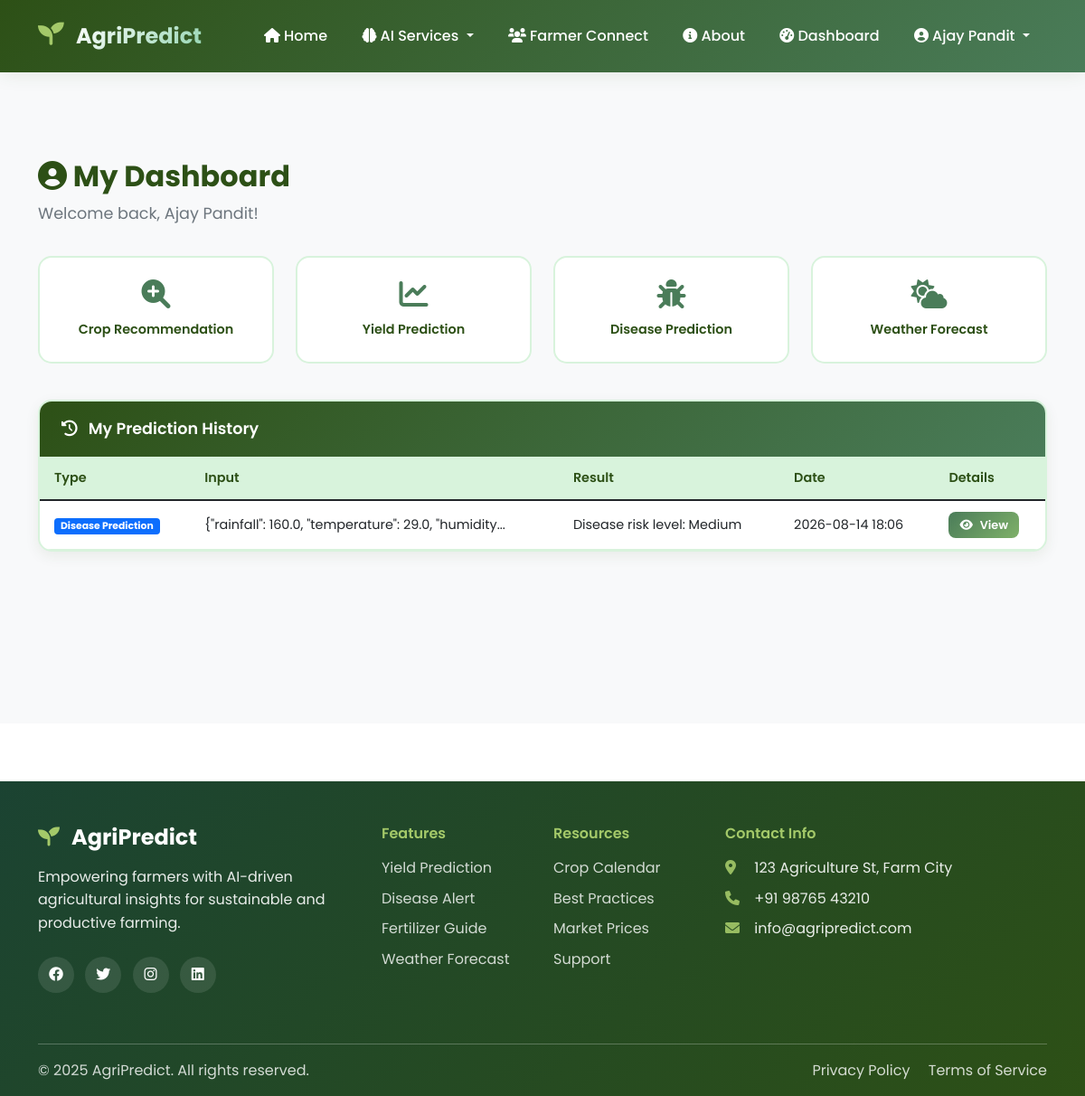
Page /user-dashboard (signed in) on the committed database.
### tables this page shows
CREATE TABLE predictions_history (
            id INTEGER PRIMARY KEY AUTOINCREMENT,
            user_id INTEGER NOT NULL,
            prediction_type TEXT NOT NULL,
            input_data TEXT NOT NULL,
            result TEXT NOT NULL,
            created_at TIMESTAMP DEFAULT CURRENT_TIMESTAMP,
            FOREIGN KEY (user_id) REFERENCES users(id)
        );

### app.py (the view)
@app.route('/user-dashboard')
@role_required('user')
def user_dashboard_view():
    uid = session['user_id']
    predictions = get_user_predictions(uid)
    return render_template('user_dashboard.html', predictions=predictions)

### app.py (called while the page is built)
def role_required(*roles):
    def decorator(f):
        @wraps(f)
        def decorated_function(*args, **kwargs):
            if 'user_id' not in session:
                flash('Please login to access this page.', 'danger')
                return redirect(url_for('login'))
            if session.get('role') not in roles:
                flash('You do not have permission to access this page.', 'danger')
                return redirect(url_for('index'))
            return f(*args, **kwargs)
        return decorated_function
    return decorator

### database.py (called while the page is built)
def get_db():
    db = sqlite3.connect(DATABASE)
    db.row_factory = sqlite3.Row
    return db

def get_user_predictions(user_id, limit=20):
    db = get_db()
    predictions = db.execute(
        'SELECT * FROM predictions_history WHERE user_id = ? ORDER BY created_at DESC LIMIT ?',
        (user_id, limit)
    ).fetchall()
    db.close()
    return predictions

### templates/user_dashboard.html (shortened to what this page needs)
{% extends 'base.html' %}
{% block content %}
<section class="dashboard-section">
    <div class="container">
        <div class="dashboard-header">
            <h2><i class="fas fa-user-circle"></i> My Dashboard</h2>
            <p>Welcome back, {{ session.full_name }}!</p>
        </div>
        <div class="row mb-4">
            <div class="col-md-3 col-6 mb-3">
                <a href="{{ url_for('crop_recommendation') }}" class="quick-action-card">
                    <i class="fas fa-search-plus"></i>
                    <span>Crop Recommendation</span>
                </a>
            </div>
            <div class="col-md-3 col-6 mb-3">
                <a href="{{ url_for('yield_prediction') }}" class="quick-action-card">
                    <i class="fas fa-chart-line"></i>
                    <span>Yield Prediction</span>
                </a>
            </div>
            <div class="col-md-3 col-6 mb-3">
                <a href="{{ url_for('disease_prediction') }}" class="quick-action-card">
                    <i class="fas fa-bug"></i>
                    <span>Disease Prediction</span>
                </a>
            </div>
            <div class="col-md-3 col-6 mb-3">
                <a href="{{ url_for('weather_prediction') }}" class="quick-action-card">
                    <i class="fas fa-cloud-sun"></i>
                    <span>Weather Forecast</span>
                </a>
            </div>
        </div>
        <div class="dashboard-card mb-4">
            <div class="dashboard-card-header">
                <h4><i class="fas fa-history"></i> My Prediction History</h4>
            </div>
            <div class="table-responsive">
                <table class="table dashboard-table">
                    <thead>
                        <tr>
                            <th>Type</th>
                            <th>Input</th>
                            <th>Result</th>
                            <th>Date</th>
                            <th>Details</th>
                        </tr>
                    </thead>
                    <tbody>
                        {% for pred in predictions %}
                        <tr>
                            <td><span class="badge bg-primary">{{ pred.prediction_type }}</span></td>
                            <td>{{ pred.input_data[:50] }}{% if pred.input_data|length > 50 %}...{% endif %}</td>
                            <td>{{ pred.result[:50] }}{% if pred.result|length > 50 %}...{% endif %}</td>
                            <td>{{ pred.created_at[:16] if pred.created_at else '-' }}</td>
                            <td>
                                <button class="btn btn-sm btn-view-details"
                                        onclick="showPredictionDetails('{{ pred.prediction_type }}', '{{ pred.input_data | e }}', '{{ pred.result | e }}', '{{ pred.created_at }}')">
                                    <i class="fas fa-eye"></i> View
                                </button>
                            </td>
                        </tr>
                        {% else %}
                        <tr><td colspan="5" class="text-center text-muted">No predictions yet. Try our AI services!</td></tr>
                        {% endfor %}
                    </tbody>
                </table>
            </div>
        </div>
    </div>
</section>
{% endblock %}

### static/css/style.css (style rules this page uses)
:root { --primary-green: #2d5016; --secondary-green: #4a7c59; --light-green: #7fb069; --accent-green: #a4c969; --forest-green: #1b4332; --mint-green: #95d5b2; --lime-green: #d8f3dc; --white: #ffffff; --light-gray: #f8f9fa; --dark-gray: #6c757d; --success: #40916c; --warning: #f77f00; --danger: #d62828; }
* { margin: 0; padding: 0; box-sizing: border-box; }
body { font-family: 'Poppins', sans-serif; line-height: 1.6; color: var(--primary-green); background-color: var(--white); }
.dashboard-section { padding: 6rem 0 3rem; background: var(--light-gray); min-height: calc(100vh - 80px); }
.dashboard-header { margin-bottom: 2rem; }
.dashboard-header h2 { font-size: 2rem; font-weight: 700; color: var(--primary-green); }
.dashboard-header p { color: var(--dark-gray); font-size: 1.1rem; }
.dashboard-card { background: var(--white); border-radius: 15px; box-shadow: 0 5px 15px rgba(45, 80, 22, 0.08); border: 2px solid var(--lime-green); overflow: hidden; }
.dashboard-card-header { padding: 1.25rem 1.5rem; background: linear-gradient(135deg, var(--primary-green), var(--secondary-green)); color: var(--white); }
.dashboard-card-header h4 { margin: 0; font-size: 1.1rem; font-weight: 600; }
.dashboard-card-header h4 i { margin-right: 0.5rem; }
.dashboard-table { margin: 0; font-size: 0.9rem; }
.dashboard-table thead th { background: var(--lime-green); color: var(--primary-green); font-weight: 600; border: none; padding: 0.75rem 1rem; }
.dashboard-table tbody td { padding: 0.75rem 1rem; vertical-align: middle; border-color: var(--lime-green); }
.quick-action-card { display: flex; flex-direction: column; align-items: center; justify-content: center; background: var(--white); border: 2px solid var(--lime-green); border-radius: 15px; padding: 1.5rem 1rem; text-decoration: none; color: var(--primary-green); transition: all 0.3s ease; height: 100%; }
.quick-action-card i { font-size: 2rem; color: var(--secondary-green); margin-bottom: 0.75rem; }
.quick-action-card span { font-weight: 600; font-size: 0.9rem; text-align: center; }
.btn-view-details { background: linear-gradient(135deg, var(--secondary-green), var(--light-green)); color: var(--white); border: none; border-radius: 8px; padding: 0.3rem 0.75rem; font-weight: 600; font-size: 0.8rem; transition: all 0.3s ease; white-space: nowrap; }
.btn-view-details i { margin-right: 0.3rem; }

### rows in the picture
predictions_history: prediction_type "Disease Prediction", input_data "{\"rainfall\": 160.0, \"temperature\": 29.0, \"humidity", result "Disease risk level: Medium", created_at "2026-08-14 18:06"

### other values in the picture
{{ session.get('full_name', 'Account') }} "Ajay Pandit"
{{ session.full_name }} "Ajay Pandit"
